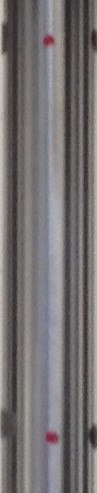
#> input picture output/code/tensiletest/red_dots.jpg, 97 x 493 px
$ python extensometer.py
#> lines starting #> are read from the running program, lines starting #| are printed output that depends on the picture; after the words box and inside, x2 and y2 are one past the last pixel; in counts of white or black regions, pixels touching at a corner belong together
import matplotlib.pyplot as plt
import matplotlib.image as mping
from PIL import Image
import numpy as np
#%matplotlib inline
import sys
import numpy as np

import cv2

print(cv2.__version__)

img = cv2.imread('red_dots.jpg',1)
#> img is the input picture: shape (493, 97, 3); mean B, G, R 113, 112.3, 116.2

cv2.imshow('image',img)
cv2.waitKey(0)
cv2.destroyAllWindows()
low = np.array([0,0,0])
high = np.array([255,0,0])
red_mask = cv2.inRange(img, low, high)
#> red_mask: shape (493, 97); every value is 0
res1 = cv2.bitwise_and(img,img, mask=red_mask)
#> res1: shape (493, 97, 3); every value is 0
cv2.imshow('res',res1)
cv2.waitKey(0)


hsv = cv2.cvtColor(img, cv2.COLOR_BGR2HSV)
#> hsv: shape (493, 97, 3); mean H, S, V 65, 16.6, 118
cv2.imshow('hsv image',hsv)
cv2.waitKey(0)
cv2.destroyAllWindows()

plt.imshow(hsv, cmap = 'hsv', interpolation = 'bicubic')
plt.show()

lower_red = np.array([170,80,118])
upper_red= np.array([176,180,150])
mask = cv2.inRange(hsv, lower_red, upper_red)
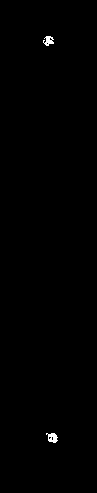
#> mask: shape (493, 97); 0.3% white; 2 white regions, box (x1, y1, x2, y2) and area: (46, 433, 58, 443) 76, (43, 36, 54, 46) 68


res = cv2.bitwise_and(hsv,hsv, mask= mask)
#> res: shape (493, 97, 3); mean H, S, V 0.5, 0.4, 0.4
cv2.imshow('res',res)
cv2.waitKey(0)
cv2.destroyAllWindows()

# [13 lines of commented-out code are left out]
